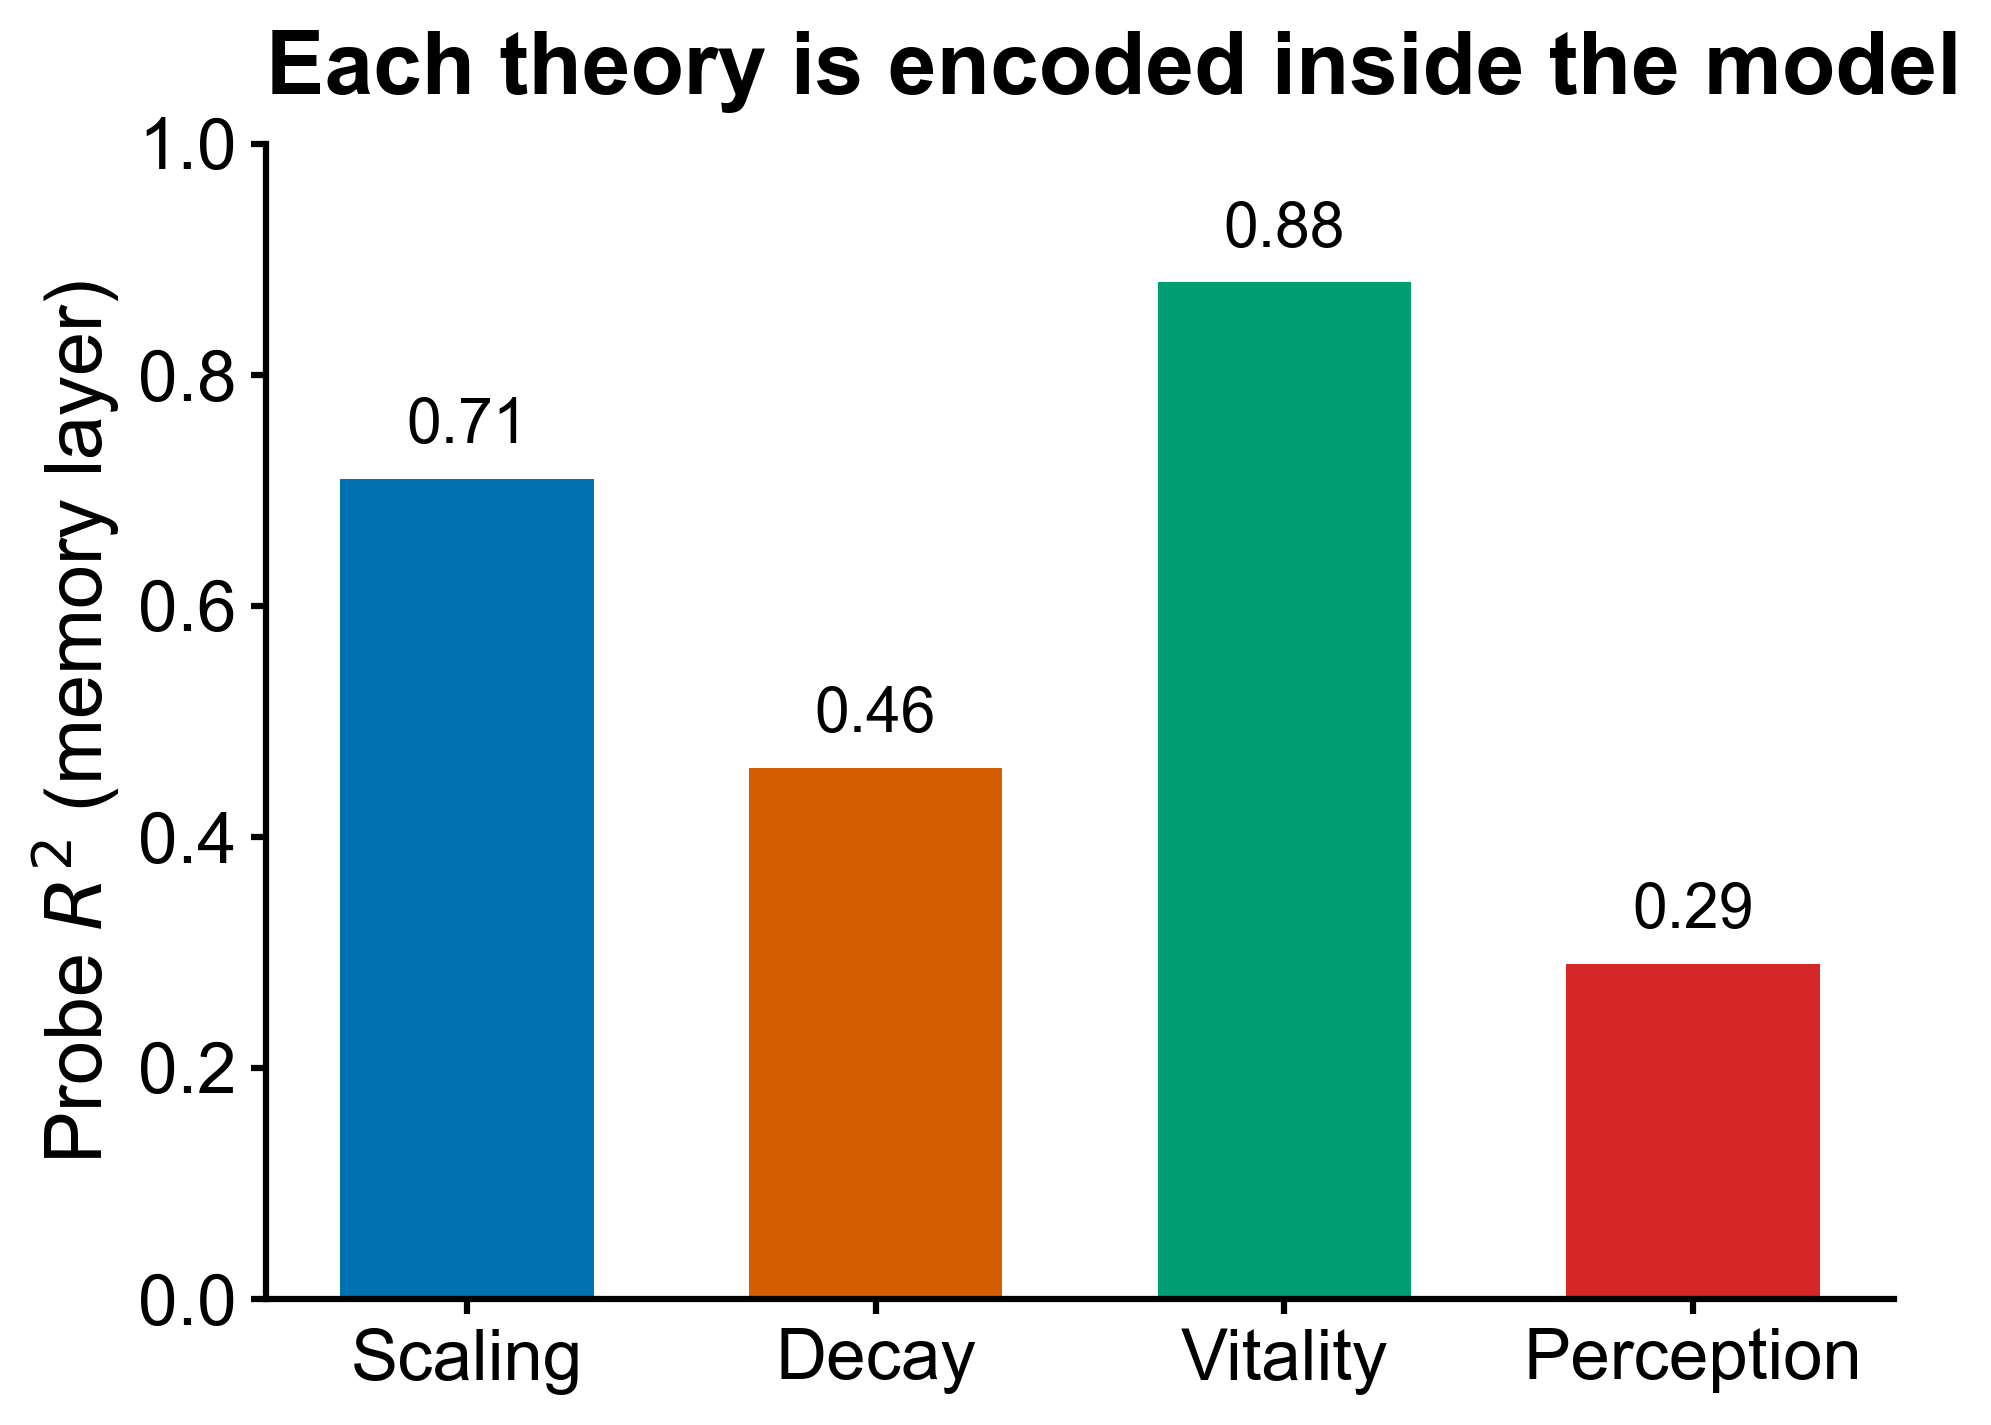

Recreate this plot in Python.
# -*- coding: utf-8 -*-
"""
Minimal DATA-figure example: real numbers -> matplotlib -> publication PNG/PDF,
using the talk/projector theme (figstyle). Run from the figures/ dir:

    python examples/example_bar.py

Demonstrates the house rules:
- shared style (figstyle.apply_rc) -> one place controls font/colour/linewidth
- colourblind-safe palette (figstyle.C_BLUE / C_ORANGE / C_GREEN / C_RED)
- title ABOVE the axes (never on data), 300 dpi tight export
- every number here is illustrative; in real use, load from a results file so the
  figure is source-traceable (do NOT hand-type numbers you cannot point back to).
"""
import os
import sys

sys.path.insert(0, os.path.dirname(os.path.dirname(os.path.abspath(__file__))))

import matplotlib
matplotlib.use("Agg")
import matplotlib.pyplot as plt
import figstyle as FS

FS.apply_rc()

# illustrative data (replace with values loaded from your results file)
theories = ["Scaling", "Decay", "Vitality", "Perception"]
probe_r2 = [0.71, 0.46, 0.88, 0.29]          # memory-layer probe R^2
colors = [FS.C_BLUE, FS.C_ORANGE, FS.C_GREEN, FS.C_RED]

fig, ax = plt.subplots(figsize=(7, 5))
ax.bar(theories, probe_r2, color=colors, width=0.62)
ax.set_ylabel("Probe $R^2$ (memory layer)", fontsize=FS.FS_AXIS)
ax.set_ylim(0, 1)
for i, v in enumerate(probe_r2):
    ax.text(i, v + 0.02, f"{v:.2f}", ha="center", va="bottom",
            fontsize=FS.FS_DATALAB)
# title ABOVE the axes (Nature style), not on the data
ax.set_title("Each theory is encoded inside the model",
             loc="left", weight="bold", fontsize=FS.FS_PANEL, pad=12)

out = os.path.join(os.path.dirname(os.path.abspath(__file__)), "example_bar.png")
FS.savefig(fig, out)   # 300 dpi, tight bbox
print("wrote", out)
